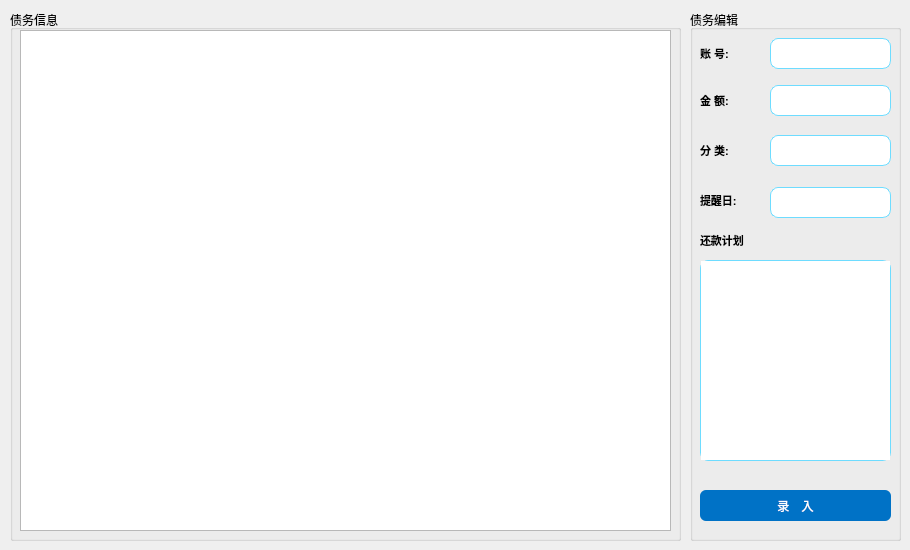
      <widget class="QWidget" name="page_debt">
       <widget class="QGroupBox" name="groupBox_6">
        <property name="geometry">
         <rect>
          <x>690</x>
          <y>10</y>
          <width>211</width>
          <height>531</height>
         </rect>
        </property>
        <property name="title">
         <string>债务编辑</string>
        </property>
        <widget class="QPushButton" name="btn_add_debt">
         <property name="geometry">
          <rect>
           <x>10</x>
           <y>480</y>
           <width>191</width>
           <height>31</height>
          </rect>
         </property>
         <property name="sizePolicy">
          <sizepolicy hsizetype="Fixed" vsizetype="Fixed">
           <horstretch>0</horstretch>
           <verstretch>0</verstretch>
          </sizepolicy>
         </property>
         <property name="font">
          <font>
           <family>幼圆</family>
           <pointsize>9</pointsize>
           <weight>50</weight>
           <italic>false</italic>
           <bold>false</bold>
          </font>
         </property>
         <property name="styleSheet">
          <string notr="true">QPushButton {
    background-color: #0072C6;
    color: white;
    border-style: outset;
    border-width: 0px;
    border-radius: 6px;
    border-color: beige;
	font: 9pt &quot;幼圆&quot;;
    padding: 6px;
}
QPushButton:hover {
    background-color: #148CD2;
}
QPushButton:pressed {
    background-color: #005CA3;
}</string>
         </property>
         <property name="text">
          <string>录    入</string>
         </property>
        </widget>
        <widget class="QLineEdit" name="le_uid_debt">
         <property name="geometry">
          <rect>
           <x>80</x>
           <y>28</y>
           <width>121</width>
           <height>31</height>
          </rect>
         </property>
         <property name="sizePolicy">
          <sizepolicy hsizetype="Fixed" vsizetype="Fixed">
           <horstretch>0</horstretch>
           <verstretch>0</verstretch>
          </sizepolicy>
         </property>
         <property name="font">
          <font>
           <pointsize>12</pointsize>
          </font>
         </property>
         <property name="styleSheet">
          <string notr="true">border:1px solid rgb(110,220,255);
border-radius:8px;</string>
         </property>
         <property name="text">
          <string/>
         </property>
         <property name="echoMode">
          <enum>QLineEdit::Normal</enum>
         </property>
         <property name="readOnly">
          <bool>false</bool>
         </property>
         <property name="placeholderText">
          <string/>
         </property>
        </widget>
        <widget class="QLabel" name="lb_s6_8">
         <property name="geometry">
          <rect>
           <x>10</x>
           <y>33</y>
           <width>61</width>
           <height>21</height>
          </rect>
         </property>
         <property name="font">
          <font>
           <pointsize>12</pointsize>
          </font>
         </property>
         <property name="text">
          <string>&lt;html&gt;&lt;head/&gt;&lt;body&gt;&lt;p&gt;&lt;span style=&quot; font-size:8pt; font-weight:600;&quot;&gt;账 号:&lt;/span&gt;&lt;/p&gt;&lt;/body&gt;&lt;/html&gt;</string>
         </property>
        </widget>
        <widget class="QLabel" name="lb_s6_9">
         <property name="geometry">
          <rect>
           <x>10</x>
           <y>180</y>
           <width>61</width>
           <height>21</height>
          </rect>
         </property>
         <property name="font">
          <font>
           <pointsize>12</pointsize>
          </font>
         </property>
         <property name="text">
          <string>&lt;html&gt;&lt;head/&gt;&lt;body&gt;&lt;p&gt;&lt;span style=&quot; font-size:8pt; font-weight:600;&quot;&gt;提醒日:&lt;/span&gt;&lt;/p&gt;&lt;/body&gt;&lt;/html&gt;</string>
         </property>
        </widget>
        <widget class="QLineEdit" name="le_money_debt">
         <property name="geometry">
          <rect>
           <x>80</x>
           <y>75</y>
           <width>121</width>
           <height>31</height>
          </rect>
         </property>
         <property name="sizePolicy">
          <sizepolicy hsizetype="Fixed" vsizetype="Fixed">
           <horstretch>0</horstretch>
           <verstretch>0</verstretch>
          </sizepolicy>
         </property>
         <property name="font">
          <font>
           <pointsize>12</pointsize>
          </font>
         </property>
         <property name="styleSheet">
          <string notr="true">border:1px solid rgb(110,220,255);
border-radius:8px;</string>
         </property>
         <property name="text">
          <string/>
         </property>
         <property name="echoMode">
          <enum>QLineEdit::Normal</enum>
         </property>
         <property name="readOnly">
          <bool>false</bool>
         </property>
         <property name="placeholderText">
          <string/>
         </property>
        </widget>
        <widget class="QLabel" name="lb_s6_10">
         <property name="geometry">
          <rect>
           <x>10</x>
           <y>80</y>
           <width>61</width>
           <height>21</height>
          </rect>
         </property>
         <property name="font">
          <font>
           <pointsize>12</pointsize>
          </font>
         </property>
         <property name="text">
          <string>&lt;html&gt;&lt;head/&gt;&lt;body&gt;&lt;p&gt;&lt;span style=&quot; font-size:8pt; font-weight:600;&quot;&gt;金 额:&lt;/span&gt;&lt;/p&gt;&lt;/body&gt;&lt;/html&gt;</string>
         </property>
        </widget>
        <widget class="QLineEdit" name="le_item_debt">
         <property name="geometry">
          <rect>
           <x>80</x>
           <y>125</y>
           <width>121</width>
           <height>31</height>
          </rect>
         </property>
         <property name="sizePolicy">
          <sizepolicy hsizetype="Fixed" vsizetype="Fixed">
           <horstretch>0</horstretch>
           <verstretch>0</verstretch>
          </sizepolicy>
         </property>
         <property name="font">
          <font>
           <pointsize>12</pointsize>
          </font>
         </property>
         <property name="styleSheet">
          <string notr="true">border:1px solid rgb(110,220,255);
border-radius:8px;</string>
         </property>
         <property name="text">
          <string/>
         </property>
         <property name="echoMode">
          <enum>QLineEdit::Normal</enum>
         </property>
         <property name="readOnly">
          <bool>false</bool>
         </property>
         <property name="placeholderText">
          <string/>
         </property>
        </widget>
        <widget class="QLabel" name="lb_s6_11">
         <property name="geometry">
          <rect>
           <x>10</x>
           <y>130</y>
           <width>61</width>
           <height>21</height>
          </rect>
         </property>
         <property name="font">
          <font>
           <pointsize>12</pointsize>
          </font>
         </property>
         <property name="text">
          <string>&lt;html&gt;&lt;head/&gt;&lt;body&gt;&lt;p&gt;&lt;span style=&quot; font-size:8pt; font-weight:600;&quot;&gt;分 类:&lt;/span&gt;&lt;/p&gt;&lt;/body&gt;&lt;/html&gt;</string>
         </property>
        </widget>
        <widget class="QLineEdit" name="le_day_debt">
         <property name="geometry">
          <rect>
           <x>80</x>
           <y>177</y>
           <width>121</width>
           <height>31</height>
          </rect>
         </property>
         <property name="sizePolicy">
          <sizepolicy hsizetype="Fixed" vsizetype="Fixed">
           <horstretch>0</horstretch>
           <verstretch>0</verstretch>
          </sizepolicy>
         </property>
         <property name="font">
          <font>
           <pointsize>12</pointsize>
          </font>
         </property>
         <property name="styleSheet">
          <string notr="true">border:1px solid rgb(110,220,255);
border-radius:8px;</string>
         </property>
         <property name="text">
          <string/>
         </property>
         <property name="echoMode">
          <enum>QLineEdit::Normal</enum>
         </property>
         <property name="readOnly">
          <bool>false</bool>
         </property>
         <property name="placeholderText">
          <string/>
         </property>
        </widget>
        <widget class="QLabel" name="lb_s6_12">
         <property name="geometry">
          <rect>
           <x>10</x>
           <y>220</y>
           <width>181</width>
           <height>21</height>
          </rect>
         </property>
         <property name="font">
          <font>
           <pointsize>12</pointsize>
          </font>
         </property>
         <property name="text">
          <string>&lt;html&gt;&lt;head/&gt;&lt;body&gt;&lt;p&gt;&lt;span style=&quot; font-size:8pt; font-weight:600;&quot;&gt;还款计划&lt;/span&gt;&lt;/p&gt;&lt;/body&gt;&lt;/html&gt;</string>
         </property>
        </widget>
        <widget class="QPlainTextEdit" name="pte_plan_debt">
         <property name="geometry">
          <rect>
           <x>10</x>
           <y>250</y>
           <width>191</width>
           <height>201</height>
          </rect>
         </property>
         <property name="styleSheet">
          <string notr="true">border:1px solid rgb(110,220,255);
border-radius:8px;</string>
         </property>
        </widget>
       </widget>
       <widget class="QGroupBox" name="groupBox_7">
        <property name="geometry">
         <rect>
          <x>10</x>
          <y>10</y>
          <width>671</width>
          <height>531</height>
         </rect>
        </property>
        <property name="title">
         <string>债务信息</string>
        </property>
        <widget class="QLabel" name="label_20">
         <property name="geometry">
          <rect>
           <x>20</x>
           <y>30</y>
           <width>23</width>
           <height>23</height>
          </rect>
         </property>
         <property name="styleSheet">
          <string notr="true">border-image: url(:/img/state.png);</string>
         </property>
         <property name="text">
          <string/>
         </property>
        </widget>
        <widget class="QLabel" name="label_21">
         <property name="geometry">
          <rect>
           <x>20</x>
           <y>67</y>
           <width>23</width>
           <height>23</height>
          </rect>
         </property>
         <property name="styleSheet">
          <string notr="true">border-image: url(:/img/the.png);</string>
         </property>
         <property name="text">
          <string/>
         </property>
        </widget>
        <widget class="QLabel" name="label_23">
         <property name="geometry">
          <rect>
           <x>21</x>
           <y>103</y>
           <width>23</width>
           <height>23</height>
          </rect>
         </property>
         <property name="styleSheet">
          <string notr="true">border-image: url(:/img/the1.png);</string>
         </property>
         <property name="text">
          <string/>
         </property>
        </widget>
        <widget class="QTableView" name="tv_debt">
         <property name="geometry">
          <rect>
           <x>10</x>
           <y>20</y>
           <width>651</width>
           <height>501</height>
          </rect>
         </property>
        </widget>
       </widget>
      </widget>
